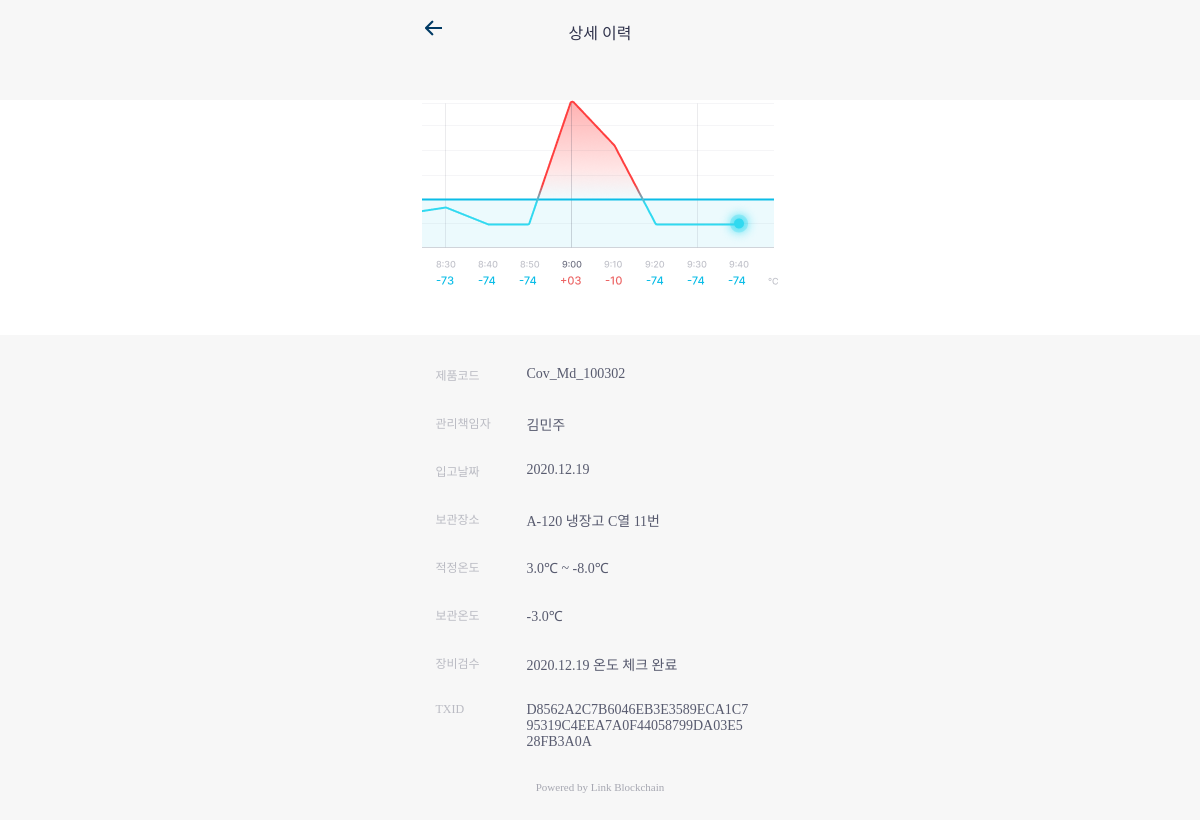
The app's page /core/condition_detail/Cov_Md/100302/8 with its own data.
### core/models.py (models this page shows, shortened)
class VaccineType(models.Model):
    name = models.CharField(max_length=20, help_text='백신이름')
    min_temp = models.FloatField(help_text='최저온도 ex) -20~-80 중 -80')
    max_temp = models.FloatField(help_text='최고온도 ex) -20~-80 중 -20')

class Logistics(models.Model):
    BEFORE = 1
    TRANSFER = 2
    STORE = 3
    PROCESSES = (
        (BEFORE, 'A'),
        (TRANSFER, 'B'),
        (STORE, 'C')
    )
    progress_type = models.IntegerField(choices=PROCESSES, default=BEFORE)
    admin = models.ForeignKey(Administrator, on_delete=models.CASCADE, null=True, blank=True)
    lot_num = models.CharField(max_length=50, blank=True)
    timestamp = models.IntegerField()
    temp = models.FloatField()
    vaccine_type = models.ForeignKey(VaccineType, on_delete=models.CASCADE, null=True)
    _from = models.IntegerField()
    _to = models.IntegerField()

class TxHash(models.Model):
    logistics = models.OneToOneField(Logistics, on_delete=models.CASCADE)
    tx = models.CharField(blank=True, max_length=100)

### core/views.py (the view)
# urls.py: path('condition_detail/<str:vaccine_type>/<int:vaccine_pk>/<int:logistics_pk>', views.condition_detail, name='condition_detail'),
def condition_detail(request, vaccine_type, vaccine_pk, logistics_pk):
    try:
        vaccine_type = VaccineType.objects.get(name=vaccine_type)
    except:
        return render(request, 'core/condition_detail.html')
    logistics = Logistics.objects.get(pk=logistics_pk)
    unnormal = False
    if logistics.temp < vaccine_type.min_temp or logistics.temp > vaccine_type.max_temp:
        unnormal = True
    etx = dict(
        vaccine_type=vaccine_type.name,
        code=vaccine_type.name+'_'+str(vaccine_pk),
        admin_name=admin_name[logistics.admin.code],
        TXID=logistics.txhash.tx,
        vaccine_pk=vaccine_pk,
        min_temp=vaccine_type.min_temp,
        max_temp=vaccine_type.max_temp,
        temp=logistics.temp,
        unnormal=unnormal
    )
    return render(request, 'core/condition_detail.html', etx)

### core/templates/core/condition_detail.html (shortened to what this page needs)
{% extends 'index.html' %}
{% load static %}
{% block header %}
    <a href="{% url 'logistics' vaccine_type=vaccine_type pk=vaccine_pk %}">
        <img class="arrow" src="{% static 'img/Arrow.png' %}"/>
    </a>
    <p>상세 이력</p>
{% endblock %}
{% block section %}
    <div>
        <div class="condition_detail_upper_wrapper">
            <img src="{% static 'img/condition_sample.png' %}">
        </div>
        <div class="condition_detail_lower_wrapper">
            <div class="condition_detail_row">
                <div class="row_left font12">제품코드</div>
                <div class="row_right font14">{{ code }}</div>
            </div>
            <div class="condition_detail_row">
                <div class="row_left font12">관리책임자</div>
                <div class="row_right font14">{{ admin_name }}</div>
            </div>
            <div class="condition_detail_row">
                <div class="row_left font12">입고날짜</div>
                <div class="row_right font14">2020.12.19</div>
            </div>
            <div class="condition_detail_row">
                <div class="row_left font12">보관장소</div>
                <div class="row_right font14">A-120 냉장고 C열 11번</div>
            </div>
            <div class="condition_detail_row">
                <div class="row_left font12">적정온도</div>
                {% if unnormal %}
                    <div class="row_right font14" style="color: #EB5757">{{ max_temp }}℃ ~ {{ min_temp }}℃</div>
                {% else %}
                    <div class="row_right font14">{{ max_temp }}℃ ~ {{ min_temp }}℃</div>
                {% endif %}
            </div>
            <div class="condition_detail_row">
                <div class="row_left font12">보관온도</div>
                <div class="row_right font14">{{ temp }}℃</div>
            </div>
            <div class="condition_detail_row">
                <div class="row_left font12">장비검수</div>
                <div class="row_right font14">2020.12.19 온도 체크 완료</div>
            </div>
            <div class="condition_detail_row">
                <div class="row_left font12">TXID</div>
                <a href="https://explorer.blockchain.line.me/cashew/transaction/{{ TXID }}/?tab=memo">
                    <div class="row_right font14" style="word-break: break-all">
                        {{ TXID }}
                    </div>
                </a>
            </div>
        </div>
    </div>
{% endblock %}

### static/css/base.css (style rules this page uses)
html, body { width: 100vw; height: 100vh; margin: unset; background-color: #f7f7f7; font-family: 'Spoqa Han Sans Neo', 'sans-serif'; }
a { text-decoration: none; color: inherit; }
.arrow { left: calc(50% - 175px); position: absolute; }
.font14 { font-size: 14px; }
.font12 { font-size: 12px; }
.default_color { color: #30334C; }
.condition_detail_upper_wrapper { margin-left: calc(187.5px - 50vw); width: 100vw; background-color: #ffffff; display: flex; justify-content: center; padding-bottom: 48.25px; }
.condition_detail_lower_wrapper { width: 313px; padding-top: 31px; padding-left: 23px; padding-right: 39px; }
.condition_detail_row { display: flex; min-height: 48px; }
.row_left { width: 91px; color: rgba(48, 51, 76, 0.3); }
.row_right { max-width: 222px; max-height: 40px; color: rgba(48, 51, 76, 0.8); }

### records on screen
VaccineType: max_temp "3.0", min_temp "-8.0"
Logistics: temp "-3.0"
TxHash: tx "D8562A2C7B6046EB3E3589ECA1C795319C4EEA7A0F44058799DA03E528FB3A0A"

### other values on screen
{{ code }} "Cov_Md_100302"
{{ admin_name }} "김민주"
